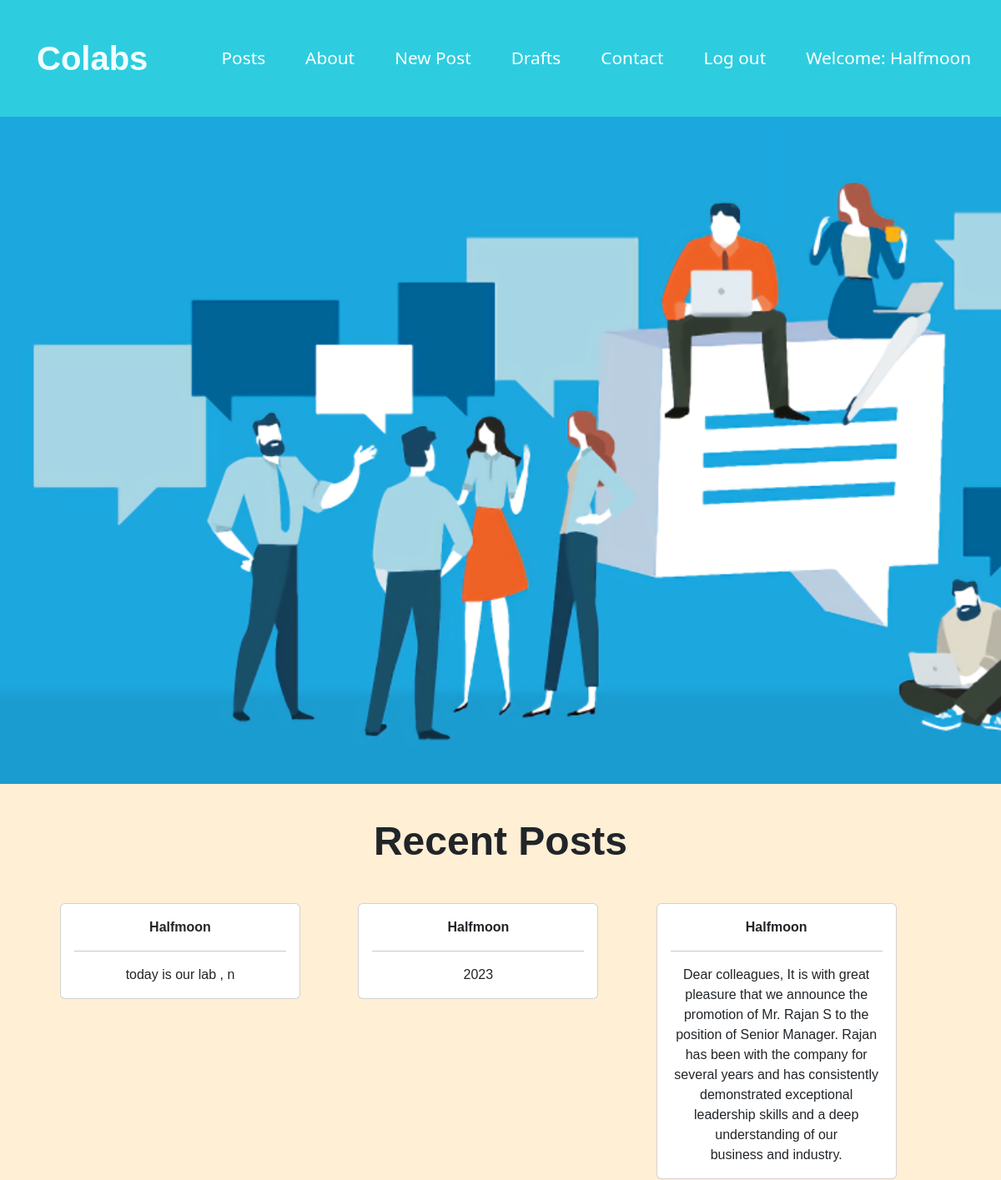
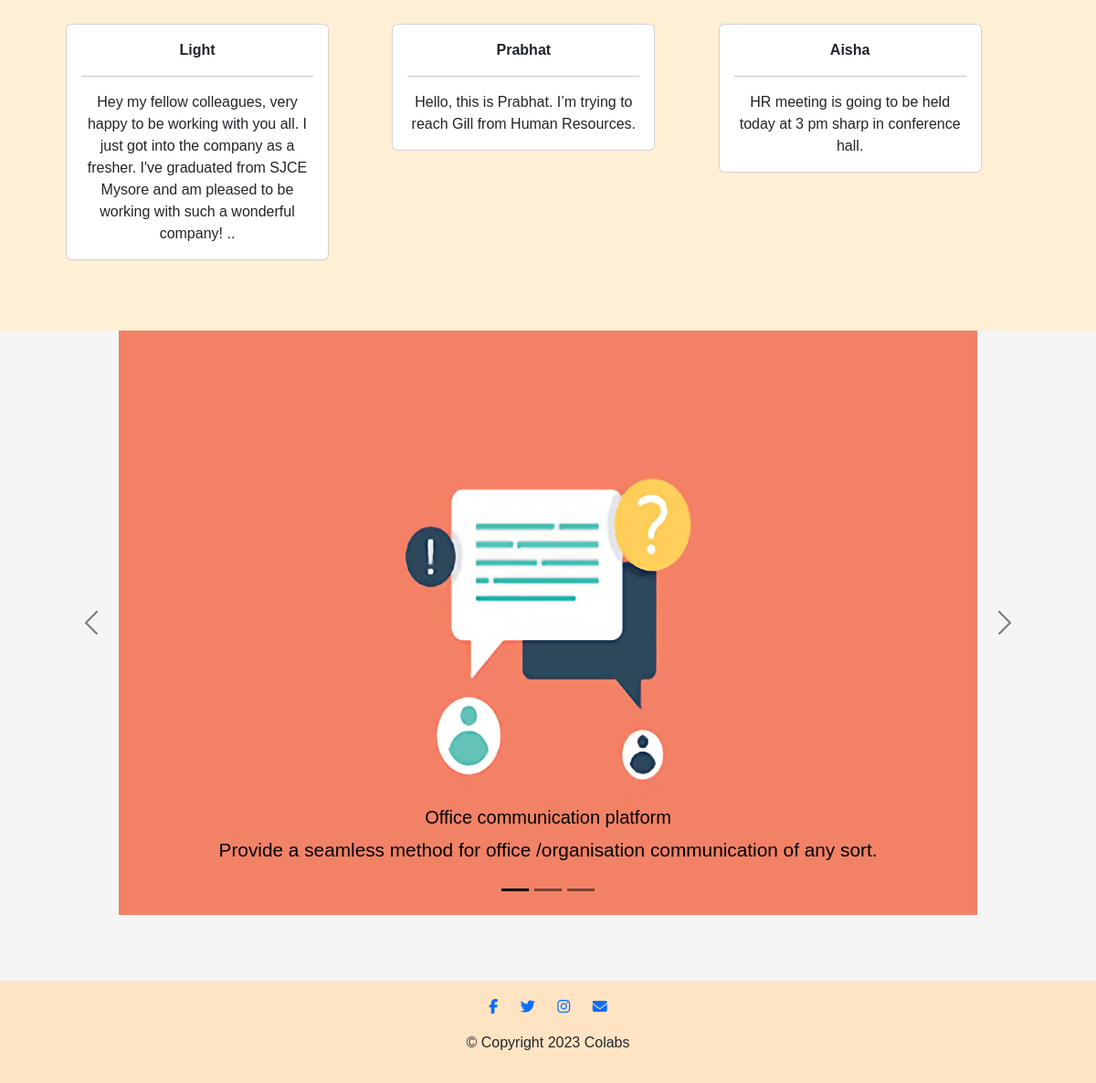
Page / (signed in) on the committed database (2 pictures, top to bottom).
### blog/models.py (models this page shows, shortened)
class Post(models.Model):
    author = models.ForeignKey('auth.User',on_delete=models.CASCADE)
    title = models.CharField(max_length=200)
    text = models.TextField()
    created_date = models.DateTimeField(default=timezone.now)
    published_date = models.DateTimeField(blank=True, null=True)

### blog/views.py (the view)
# urls.py: path('',views.IndexView.as_view(),name='index'),
class IndexView(TemplateView):
    template_name="blog/index.html"
    def get(self,request):
        last_ten = Post.objects.filter(published_date__lte=timezone.now()).order_by('-published_date')[:6]
        return render(request,'blog/index.html',{"student":last_ten})

### blog/templates/blog/index.html (shortened to what this page needs)
<!DOCTYPE html>
{% load static %}
<html>
  <head>
    <link rel="stylesheet" href="{% static 'css/bootstrap.css' %}">
    <link rel="stylesheet" href="{% static 'css/blog.css' %}">
  </head>
  <body >
  <section style="background-color: #2DCDDF;">
      <nav class="navbar navbar-expand-lg">
        <div class="container-fluid">
          <a class="navbar-brand" href="{% url 'index' %}">Colabs</a>
          <div class="collapse navbar-collapse" id="navbarSupportedContent">
            <ul class="navbar-nav ms-auto mb-2 mb-lg-0">
              <li class="nav-item">
                <a class="nav-link " href="{% url 'post_list' %}">Posts</a>
              </li>
              <li class="nav-item">
                <a class=" nav-link" href="{% url 'about' %}">About</a>
              </li>
              {% if user.is_authenticated %}
              <li class="nav-item">
                <a class="nav-link " href="{% url 'post_new' %}">New Post</a>
              </li>
              <li class="nav-item">
                <a class="nav-link" href="{% url 'post_draft_list' %}">Drafts</a>
              </li>
              <li class="nav-item">
                <a class="nav-link" href="{% url 'contact' %}">Contact</a>
              </li>
              <li class="nav-item">
                <a class="nav-link" href="{% url 'logout' %}">Log out</a>
              </li>
              <li class="nav-item">
                <a class="nav-link " style="color: white;">Welcome: {{ user.username }}</a>
              </li>
              {% else %}
              <li class="nav-item">
                <a class="nav-link" href="{% url 'login' %}" aria-label="Login"><span class="fa fa-user" aria-hidden="true"></span></a>
              </li>
              {% endif %}
            </ul>
          </div>
        </div>
      </nav>
    </section>
  <div
      class="banner-img w-100 vh-100 d-flex justify-content-center align-items-center"
    >
      </div>
                      {% block content %}
                    <section style="background-color:papayawhip; padding: 2rem 2rem;">
                      <h1 style="text-align: center; margin :.5rem ;font-weight:bold ;font-size:3rem; ">Recent Posts</h1>
                     <div class="grid">
                      <div class="container ">
                        <div class="row">
                          {% for stu in student %}
                          <div class="col-lg-4 col-sm-6" style="margin: 0.5% 0 ; padding:.5rem">
                            <div class="card" style="width: 18rem;">
                                <div class="card-body">
                                  <p class="card-text" style="text-align: center; font-weight: bold;">{{stu.author}}</p>
                                  <hr>
                                  <p class="card-text" style="text-align: center">{{stu.text}}</p>
                                </div>
                              </div>
                          </div>
                          {% endfor %}
                        </div>
                      </div>
                      </div>
                    </section>
                      <div class ="mid_container">
                      <div class="container-fluid">
                        <div id="carouselExampleDark" class="carousel carousel-dark slide" data-bs-ride="carousel">
                          <div class="carousel-indicators">
                            <button type="button" data-bs-target="#carouselExampleDark" data-bs-slide-to="0" class="active" aria-current="true" aria-label="Slide 1"></button>
                            <button type="button" data-bs-target="#carouselExampleDark" data-bs-slide-to="1" aria-label="Slide 2"></button>
                            <button type="button" data-bs-target="#carouselExampleDark" data-bs-slide-to="2" aria-label="Slide 3"></button>
                          </div>
                          <div class="carousel-inner">
                            <div class="carousel-item active" data-bs-interval="10000">
                              <img src="{%static 'images/new-comment.png'%}" class="d-block carousel-img" alt="...">
                              <div class="carousel-caption d-none d-md-block " style="font-size: 1.3rem;color:black">
                                <h5>Office communication platform</h5>
                                <p>Provide a seamless method for office /organisation communication of any sort.</p>
                              </div>
                            </div>
                          </div>
                          <button class="carousel-control-prev" type="button" data-bs-target="#carouselExampleDark" data-bs-slide="prev">
                            <span class="carousel-control-prev-icon" aria-hidden="true"></span>
                          </button>
                          <button class="carousel-control-next" type="button" data-bs-target="#carouselExampleDark" data-bs-slide="next">
                            <span class="carousel-control-next-icon" aria-hidden="true"></span>
                          </button>
                        </div>
                        </div>
                      </div>
                      {% endblock content%}
    <footer class="white-section" id="footer">
      <div class="container-fluid">
        <a href="http://www.facebook.com" i class="social-icon fab fa-facebook-f"></a>
        <a href="http://www.twitter.com" i class="social-icon fab fa-twitter"></a>
        <a href="http://www.instagram.com" i class=" social-icon fa-brands fa-instagram"></a>
        <a href="mailto:priyanshu.sjce@gamil.com" i class="social-icon fas fa-envelope"></a>
        <p>© Copyright 2023 Colabs</p>
      </div>
    </footer>
  </body>
</html>

### blog/static/css/blog.css (style rules this page uses)
body { background-color: whitesmoke; font-family: sans-serif; }
* { margin: 0rem; padding: 0rem; }
.navbar-brand { font-family: 'Gill Sans', 'Gill Sans MT', Calibri, 'Trebuchet MS', sans-serif; font-size: 2.5rem; font-weight: bold; padding: 2rem; color:azure; }
.banner-img { height: 100vh; background-image: url("../images/new-bg-final.png"); background-repeat: no-repeat; background-size: cover; object-fit: cover; object-position: center; }
.nav-item { margin: 1rem; }
.grid { margin: 2rem; }
a { text-decoration: none; }
.nav-link { color:white; font-weight:500; font-family: 'Segoe UI', Tahoma, Geneva, Verdana, sans-serif; font-size:1.3em; }
.carousel-img { height: 80vh; width: 80%; margin: auto; }
.social-icon { margin: 20px 10px; }
.white-section { margin-top: 6%; background-color: bisque; padding: 0%; text-align: center; padding-bottom: 1rem; }

### rows in the picture
Post: author "Halfmoon", text "today is our lab , n"
Post: author "Halfmoon", text "2023"
Post: author "Halfmoon", text "Dear colleagues, It is with great pleasure that we announce the promotion of Mr. Rajan S to the position of Senior Manager. Rajan has been with the company for several years and has consistently demonstrated exceptional leadership skills and a deep understanding of our business and industry."
Post: author "Light", text "Hey my fellow colleagues, very happy to be working with you all. I just got into the company as a fresher. I've graduated from SJCE Mysore and am pleased to be working with such a wonderful company! .."
Post: author "Prabhat", text "Hello, this is Prabhat. I’m trying to reach Gill from Human Resources."
Post: author "Aisha", text "HR meeting is going to be held today at 3 pm sharp in conference hall."

### other values in the picture
{{ user.username }} "Halfmoon"
